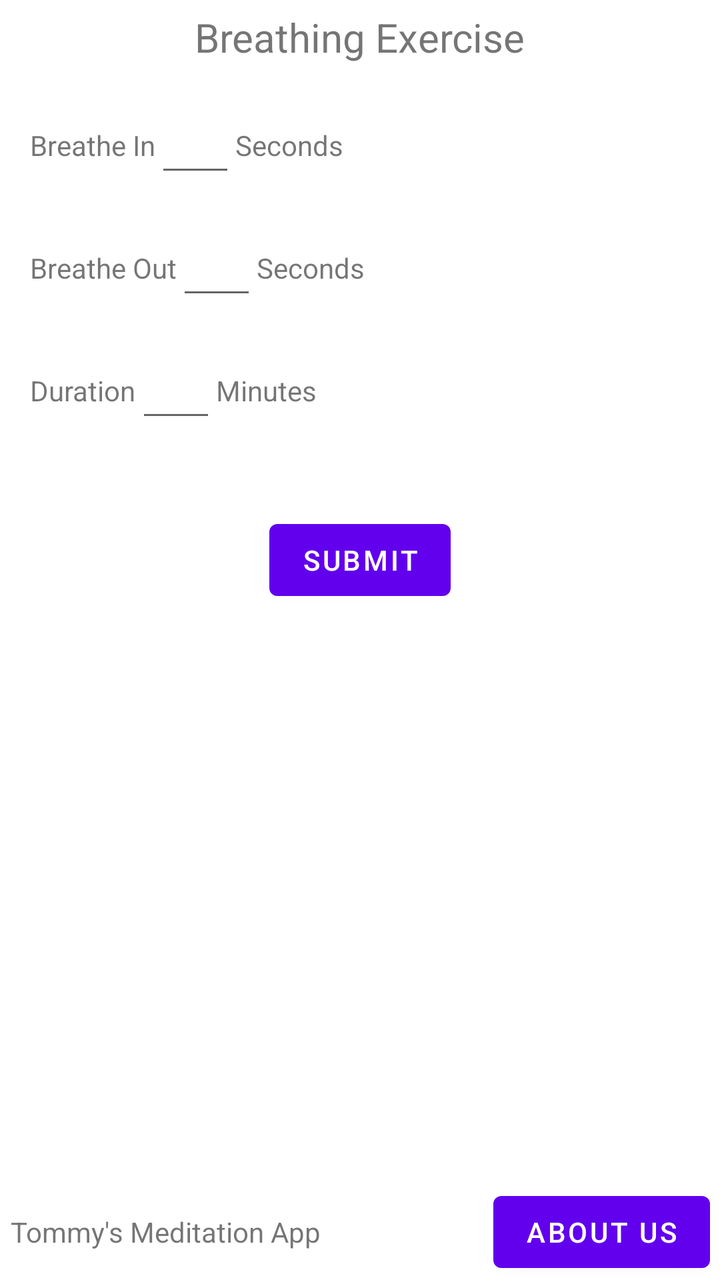
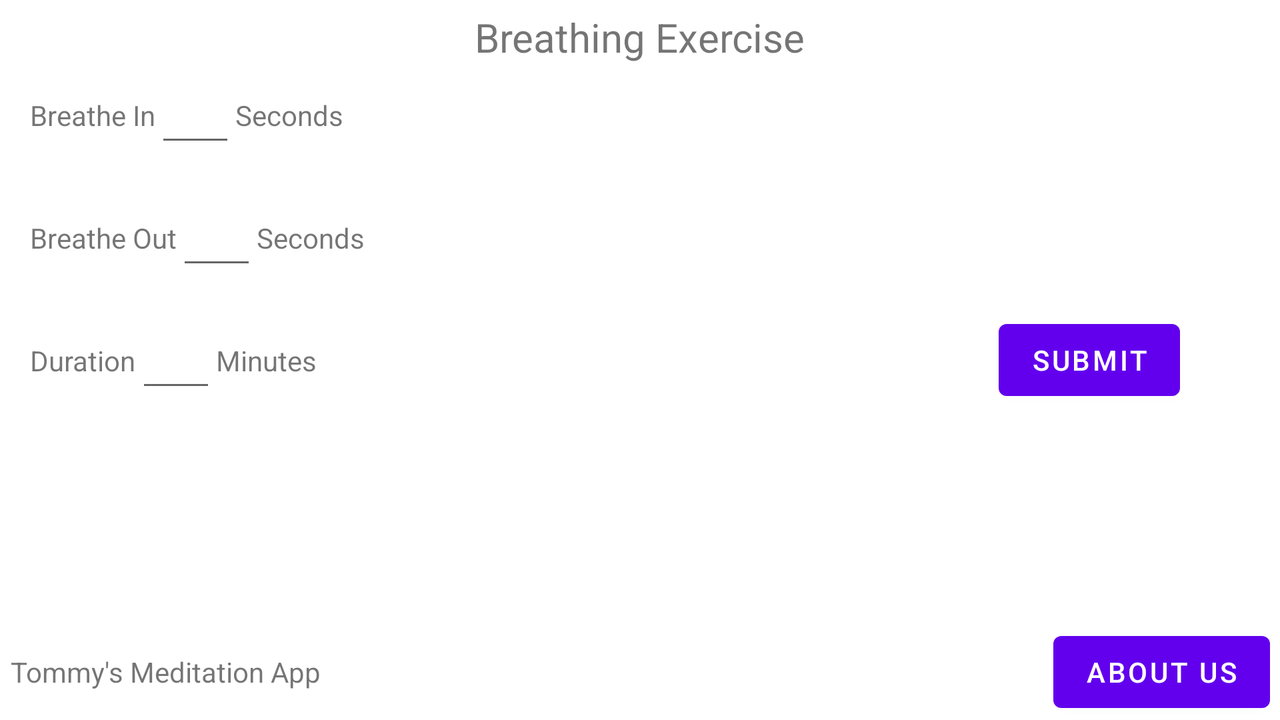

One screen, two layout resources from the same app: the default and the repository's alternative for another configuration. Each is rendered where Android would select it; the XML of both is given below.
<!-- AndroidManifest.xml: application theme AppTheme -->
<!-- res/layout/activity_breathing_form.xml -->
<?xml version="1.0" encoding="utf-8"?>
<RelativeLayout xmlns:android="http://schemas.android.com/apk/res/android"
    xmlns:app="http://schemas.android.com/apk/res-auto"
    xmlns:tools="http://schemas.android.com/tools"
    android:layout_width="match_parent"
    android:layout_height="match_parent"
    tools:context=".MindfulnessFormActivity">

    <TextView
        android:layout_width="wrap_content"
        android:layout_height="wrap_content"
        android:text="Breathing Exercise"
        android:layout_marginTop="5dp"
        android:textSize="20sp"
        android:layout_centerHorizontal="true"
        android:id="@+id/tvTitle"/>

    <LinearLayout
        android:id="@+id/llIn"
        android:layout_width="match_parent"
        android:layout_height="wrap_content"
        android:layout_below="@+id/tvTitle"
        android:orientation="horizontal"
        android:layout_marginTop="20dp"
        android:layout_marginStart="15dp"
        android:gravity="center_vertical">
        <TextView
            android:layout_width="wrap_content"
            android:layout_height="wrap_content"
            android:text="Breathe In" />

        <EditText
            android:id="@+id/edtIn"
            android:layout_width="40dp"
            android:layout_height="wrap_content"
            android:inputType="number"/>

        <TextView
            android:layout_width="wrap_content"
            android:layout_height="wrap_content"
            android:text="Seconds"/>


    </LinearLayout>

    <LinearLayout
        android:id="@+id/llOut"
        android:layout_width="match_parent"
        android:layout_height="wrap_content"
        android:layout_below="@+id/llIn"
        android:orientation="horizontal"
        android:layout_marginTop="20dp"
        android:layout_marginStart="15dp"
        android:gravity="center_vertical">
        <TextView
            android:layout_width="wrap_content"
            android:layout_height="wrap_content"
            android:text="Breathe Out" />

        <EditText
            android:id="@+id/edtOut"
            android:layout_width="40dp"
            android:layout_height="wrap_content"
            android:inputType="number"/>

        <TextView
            android:layout_width="wrap_content"
            android:layout_height="wrap_content"
            android:text="Seconds"/>

        <TextView
            android:layout_width="wrap_content"
            android:layout_height="wrap_content"
            android:textColor="@color/red"
            android:text="Please ensure your\ninputs are valid"
            android:layout_marginLeft="30dp"
            android:id="@+id/tvError"
            android:visibility="gone"/>


    </LinearLayout>

    <LinearLayout
        android:id="@+id/llDuration"
        android:layout_width="match_parent"
        android:layout_height="wrap_content"
        android:layout_below="@+id/llOut"
        android:orientation="horizontal"
        android:layout_marginTop="20dp"
        android:layout_marginStart="15dp"
        android:gravity="center_vertical">
        <TextView
            android:layout_width="wrap_content"
            android:layout_height="wrap_content"
            android:text="Duration" />

        <EditText
            android:id="@+id/edtDuration"
            android:layout_width="40dp"
            android:layout_height="wrap_content"
            android:inputType="number"/>

        <TextView
            android:layout_width="wrap_content"
            android:layout_height="wrap_content"
            android:text="Minutes"/>


    </LinearLayout>

    <Button
        android:layout_width="wrap_content"
        android:layout_height="wrap_content"
        android:text="Submit"
        android:id="@+id/btnSubmit"
        android:layout_below="@id/llDuration"
        android:layout_centerHorizontal="true"
        android:layout_marginTop="40dp"/>

    <include layout="@layout/footer"/>

</RelativeLayout>
<!-- res/layout/footer.xml (included above) -->
<?xml version="1.0" encoding="utf-8"?>
<RelativeLayout xmlns:android="http://schemas.android.com/apk/res/android"
    android:layout_width="match_parent"
    android:layout_height="wrap_content"
    android:layout_alignParentBottom="true">

    <TextView
        android:id="@+id/tvFooter"
        android:layout_width="wrap_content"
        android:layout_height="wrap_content"
        android:text="Tommy's Meditation App"
        android:gravity="right"
        android:layout_centerVertical="true"
        android:layout_marginStart="5dp"/>
    <Button
        android:layout_width="wrap_content"
        android:layout_height="wrap_content"
        android:id="@+id/btnAbout"
        android:text="About us"
        android:layout_alignParentEnd="true"
        android:layout_marginEnd="5dp"
        android:onClick="onAboutButtonClick"
        />

</RelativeLayout>
<!-- resources referenced by this layout -->
<resources>
  <color name="red">#FF0000</color>
  <style name="AppTheme" parent="Theme.MaterialComponents.Light">
          
      </style>
</resources>
<!-- res/layout-land/activity_breathing_form.xml (the repository's variant of the layout above) -->
<!-- drawn on the phone turned sideways -->
<?xml version="1.0" encoding="utf-8"?>
<RelativeLayout xmlns:android="http://schemas.android.com/apk/res/android"
    xmlns:app="http://schemas.android.com/apk/res-auto"
    xmlns:tools="http://schemas.android.com/tools"
    android:layout_width="match_parent"
    android:layout_height="match_parent"
    tools:context=".MindfulnessFormActivity">

    <TextView
        android:layout_width="wrap_content"
        android:layout_height="wrap_content"
        android:text="Breathing Exercise"
        android:layout_marginTop="5dp"
        android:textSize="20dp"
        android:layout_centerHorizontal="true"
        android:id="@+id/tvTitle"/>


        <LinearLayout
            android:id="@+id/llIn"
            android:layout_width="match_parent"
            android:layout_height="wrap_content"
            android:orientation="horizontal"
            android:layout_below="@+id/tvTitle"
            android:layout_marginTop="5dp"
            android:layout_marginStart="15dp"
            android:gravity="center_vertical">
            <TextView
                android:layout_width="wrap_content"
                android:layout_height="wrap_content"
                android:text="Breathe In" />

            <EditText
                android:id="@+id/edtIn"
                android:layout_width="40dp"
                android:layout_height="wrap_content"
                android:inputType="number"/>

            <TextView
                android:layout_width="wrap_content"
                android:layout_height="wrap_content"
                android:text="Seconds"/>


        </LinearLayout>

        <LinearLayout
            android:id="@+id/llOut"
            android:layout_width="match_parent"
            android:layout_height="wrap_content"
            android:layout_below="@+id/llIn"
            android:orientation="horizontal"
            android:layout_marginTop="20dp"
            android:layout_marginStart="15dp"
            android:gravity="center_vertical">
            <TextView
                android:layout_width="wrap_content"
                android:layout_height="wrap_content"
                android:text="Breathe Out" />

            <EditText
                android:id="@+id/edtOut"
                android:layout_width="40dp"
                android:layout_height="wrap_content"
                android:inputType="number"/>

            <TextView
                android:layout_width="wrap_content"
                android:layout_height="wrap_content"
                android:text="Seconds"/>

            <TextView
                android:layout_width="wrap_content"
                android:layout_height="wrap_content"
                android:textColor="@color/red"
                android:text="Please ensure your\ninputs are valid"
                android:layout_marginLeft="70dp"
                android:id="@+id/tvError"
                android:visibility="gone"/>

        </LinearLayout>

        <LinearLayout
            android:id="@+id/llDuration"
            android:layout_width="match_parent"
            android:layout_height="wrap_content"
            android:layout_below="@+id/llOut"
            android:orientation="horizontal"
            android:layout_marginTop="20dp"
            android:layout_marginStart="15dp"
            android:gravity="center_vertical">
            <TextView
                android:layout_width="wrap_content"
                android:layout_height="wrap_content"
                android:text="Duration" />

            <EditText
                android:id="@+id/edtDuration"
                android:layout_width="40dp"
                android:layout_height="wrap_content"
                android:inputType="number"/>

            <TextView
                android:layout_width="wrap_content"
                android:layout_height="wrap_content"
                android:text="Minutes"/>

        </LinearLayout>

        <Button
            android:layout_width="wrap_content"
            android:layout_height="wrap_content"
            android:layout_centerInParent="true"
            android:layout_alignParentEnd="true"
            android:id="@+id/btnSubmit"
            android:text="Submit"
            android:layout_marginEnd="50dp"
            />


    <include layout="@layout/footer"/>

</RelativeLayout>
